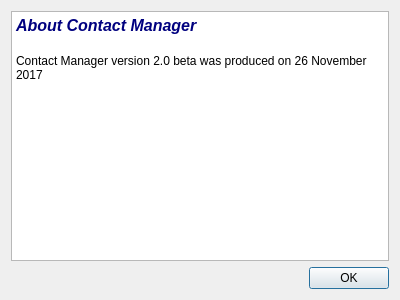
<?xml version="1.0" encoding="UTF-8"?>
<ui version="4.0">
 <class>About</class>
 <widget class="QDialog" name="About">
  <property name="geometry">
   <rect>
    <x>0</x>
    <y>0</y>
    <width>400</width>
    <height>300</height>
   </rect>
  </property>
  <property name="windowTitle">
   <string>Contact Manager - About</string>
  </property>
  <property name="accessibleName">
   <string>Contact Manager About</string>
  </property>
  <property name="accessibleDescription">
   <string>Contact Manager About</string>
  </property>
  <layout class="QVBoxLayout" name="verticalLayout">
   <item>
    <widget class="QTextEdit" name="aboutinformation">
     <property name="accessibleName">
      <string>About Contact Manager</string>
     </property>
     <property name="tabChangesFocus">
      <bool>true</bool>
     </property>
     <property name="html">
      <string>&lt;!DOCTYPE HTML PUBLIC &quot;-//W3C//DTD HTML 4.0//EN&quot; &quot;http://www.w3.org/TR/REC-html40/strict.dtd&quot;&gt;
&lt;html&gt;&lt;head&gt;&lt;meta name=&quot;qrichtext&quot; content=&quot;1&quot; /&gt;&lt;style type=&quot;text/css&quot;&gt;
p, li { white-space: pre-wrap; }
&lt;/style&gt;&lt;/head&gt;&lt;body style=&quot; font-family:'Noto Sans'; font-size:10pt; font-weight:400; font-style:normal;&quot;&gt;
&lt;p style=&quot; margin-top:0px; margin-bottom:0px; margin-left:0px; margin-right:0px; -qt-block-indent:0; text-indent:0px;&quot;&gt;&lt;span style=&quot; font-family:'Sans Serif'; font-size:12pt; font-weight:600; font-style:italic; color:#00007f;&quot;&gt;About Contact Manager&lt;/span&gt;&lt;/p&gt;
&lt;p style=&quot;-qt-paragraph-type:empty; margin-top:0px; margin-bottom:0px; margin-left:0px; margin-right:0px; -qt-block-indent:0; text-indent:0px; font-family:'Sans Serif'; font-size:12pt; font-weight:600; font-style:italic; color:#00007f;&quot;&gt;&lt;br /&gt;&lt;/p&gt;
&lt;p style=&quot; margin-top:0px; margin-bottom:0px; margin-left:0px; margin-right:0px; -qt-block-indent:0; text-indent:0px;&quot;&gt;&lt;span style=&quot; font-family:'Sans Serif'; font-size:9pt;&quot;&gt;Contact Manager version 2.0 beta was produced on 26 November 2017&lt;/span&gt;&lt;/p&gt;&lt;/body&gt;&lt;/html&gt;</string>
     </property>
     <property name="textInteractionFlags">
      <set>Qt::TextSelectableByKeyboard|Qt::TextSelectableByMouse</set>
     </property>
    </widget>
   </item>
   <item>
    <widget class="QDialogButtonBox" name="buttonBox">
     <property name="orientation">
      <enum>Qt::Horizontal</enum>
     </property>
     <property name="standardButtons">
      <set>QDialogButtonBox::Ok</set>
     </property>
    </widget>
   </item>
  </layout>
 </widget>
 <resources/>
 <connections>
  <connection>
   <sender>buttonBox</sender>
   <signal>accepted()</signal>
   <receiver>About</receiver>
   <slot>accept()</slot>
   <hints>
    <hint type="sourcelabel">
     <x>248</x>
     <y>254</y>
    </hint>
    <hint type="destinationlabel">
     <x>157</x>
     <y>274</y>
    </hint>
   </hints>
  </connection>
  <connection>
   <sender>buttonBox</sender>
   <signal>rejected()</signal>
   <receiver>About</receiver>
   <slot>reject()</slot>
   <hints>
    <hint type="sourcelabel">
     <x>316</x>
     <y>260</y>
    </hint>
    <hint type="destinationlabel">
     <x>286</x>
     <y>274</y>
    </hint>
   </hints>
  </connection>
 </connections>
</ui>
